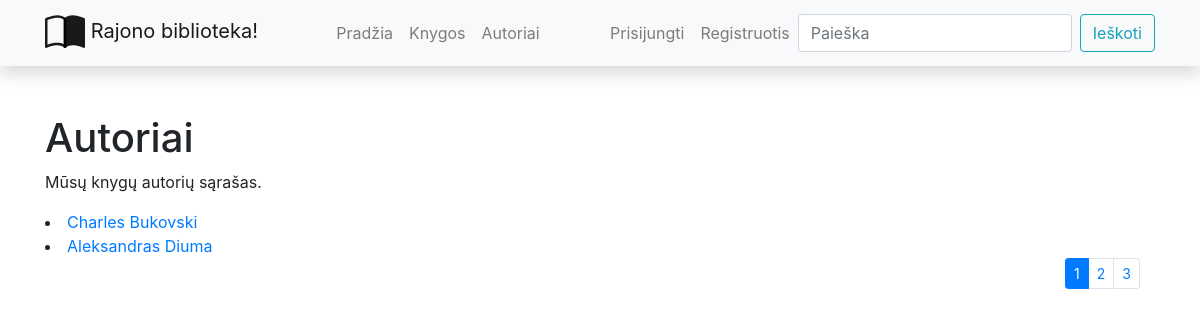
The page /library/authors/ on the database its author committed.
### library/models.py (models this page shows, shortened)
class Author(models.Model):
    first_name = models.CharField('Vardas', max_length=100)
    last_name = models.CharField('Pavardė', max_length=100)
    description = HTMLField()
    class Meta:
        ordering = ['last_name', 'first_name']
    def display_books(self):
        return ', '.join(book.title for book in self.books.all()[:3])
    display_books.short_description = 'Knygos'

### library/views.py (the view)
# urls.py: path('authors/', views.authors, name='authors'),
def authors(request):
    paginator = Paginator(Author.objects.all(), 2)
    page_number = request.GET.get('page')
    paged_authors = paginator.get_page(page_number)
    context = {
        'authors': paged_authors
    }
    return render(request, 'authors.html', context=context)

### library/templates/authors.html
{% extends "base.html" %}
{% block content %}
  <h1>Autoriai</h1>
  <p>Mūsų knygų autorių sąrašas.</p>
  {% for a in authors %}
    <li><a href="{% url 'author' a.id %}">{{a.first_name}} {{a.last_name}}</a></li>
  {% endfor %}
<div class="container puslapiai">
    <nav aria-label="...">
        {% if authors.has_other_pages %}
            <ul class="pagination pagination-sm justify-content-end">
                {% for i in authors.paginator.page_range %}
                    {% if authors.number == i %}
                        <li class="page-item active">
                            <a class="page-link" href">{{ i }}</a>
                        </li>
                    {% else %}
                        <li class="page-item">
                            <a class="page-link" href="?page={{ i }}">{{ i }}</a>
                        </li>
                    {% endif %}
                {% endfor %}
            </ul>
        {% endif %}
    </nav>
</div>
{% endblock %}

### rows shown on the page
Author: first_name "Charles", last_name "Bukovski"
Author: first_name "Aleksandras", last_name "Diuma"

### other values the page prints
{{ i }} "1"
{{ i }} "2" "3"
